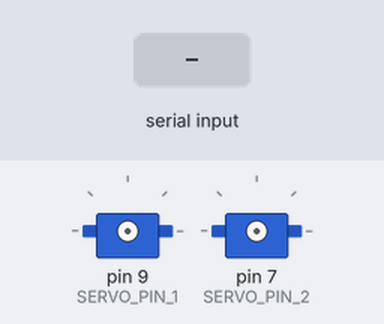
Bench run of a sketch on a simulated Arduino Uno, built with avr-gcc and run on an emulated ATmega328P. Shown: 2 × servo. The test bench sets the inputs (shaded band). What the sketch prints to the serial monitor is not drawn.

Above: at 1.7 s.
1.8 s: "1Nubida" received over the second serial link
At 2.27 s:
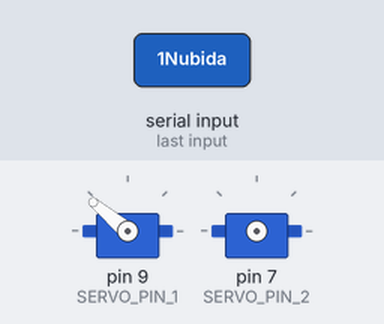
At 2.91 s:
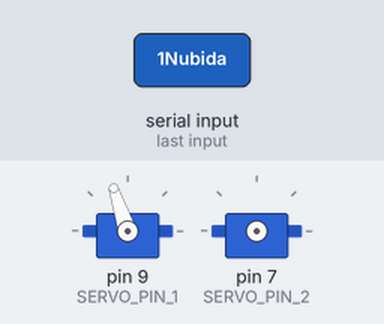
4.8 s: "1NubidaAi" received over the second serial link
At 5.17 s:
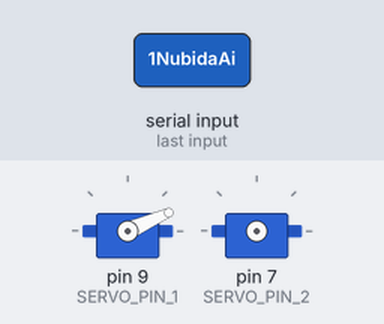
7.8 s: "1" received over the second serial link
9.4 s: "200\n" received over the second serial link
At 10.03 s:
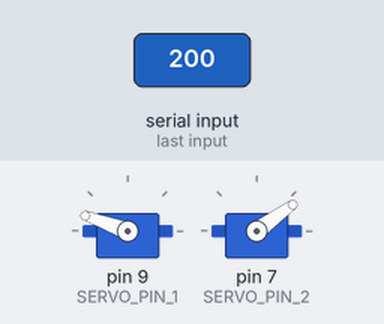
12.4 s: "2" received over the second serial link
15.4 s: "+" received over the second serial link
Timing chart, 0 to 18.0 s (numbered marks = the images above; inputs shaded):
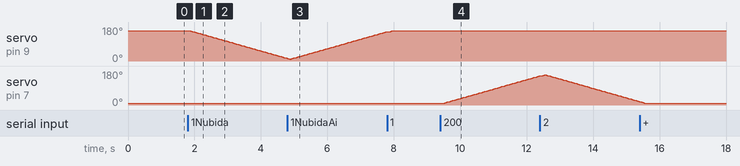

The sketch:

nubida_servo_v7.ino
```cpp
#include "Servo.h"

#include <SoftwareSerial.h>
SoftwareSerial BTSerial(2, 3); //(RX, TX)

/* ═══════════════════════════════════════════════════════════════════
 *  누비다머신 수신 펌웨어 — 2서보 안정판 (v7 · 진단강화판)
 * ───────────────────────────────────────────────────────────────────
 *  [v7 의 목적]  "카메라 값이 안 간다" 의 원인을 **완전히 확정**한다.
 *
 *    v6 까지의 로그는 "뭔가 도착했을 때만" 출력했다.
 *    그래서 데이터가 아예 안 오면 로그가 하나도 안 떠서
 *    "안 오는 건지 / 왔는데 버리는 건지" 구분이 불가능했다.
 *
 *    v7 은 다음을 **무조건** 출력한다.
 *      ① [연결] 상태 변화
 *      ② [RX] 수신 바이트 수 — 매 루프, 값이 늘면 그때마다 출력
 *      ③ [RAW] 실제로 받은 원시 문자열 (제어문자는 \xNN 형태로)
 *      ④ [프레임] 30ms 무수신 = 한 프레임 완료로 보고 확정
 *
 *    ★ 진단 후에는 ②③ 로그를 지우고 v6 로 돌아가도 된다.
 * ═══════════════════════════════════════════════════════════════════ */

#define NB_KEY 0x2F          // nubida-bt.js 의 KEY 와 동일해야 함

#define SERVO_PIN_1   9      // 1NubidaAi → 9번
#define SERVO_PIN_2   7      // 2NubidaAi → 7번
#define STEP_DEG      2      // 한 스텝 각도
#define STEP_MS       40     // 스텝 간격 (ms)

Servo servo1;                // 9번
Servo servo2;                // 7번

bool          scanActive = false;
int           scanWhich  = 0;
int           scanP      = 10;
int           scanDir    = 1;
int           scanPhase  = 0;
int           scanStart  = 10;
int           scanEnd    = 160;
unsigned long scanLast   = 0;

String myString = "";

/* ── [v7] 진단용 ─────────────────────────────────────── */
unsigned long rxTotal     = 0;      // 누적 수신 바이트
unsigned long rxShown     = 0;      // 마지막으로 로그에 찍은 수신 바이트
unsigned long lastRxAt    = 0;      // 마지막 수신 시각
bool          frameDone   = false;  // 프레임 확정 플래그

/* ── HEX 문자 → 값 ─────────────────────────────────────── */
int hexVal(char c) {
  if (c >= '0' && c <= '9') return c - '0';
  if (c >= 'a' && c <= 'f') return c - 'a' + 10;
  if (c >= 'A' && c <= 'F') return c - 'A' + 10;
  return -1;
}

/* ── 난독화 프레임("x...") → 평문 복원 ─────────────────── */
String decodeFrame(String frame) {
  if (frame.length() < 5 || frame.charAt(0) != 'x') return "";

  String hexs = "";
  for (unsigned int i = 1; i < frame.length(); i++) {
    char c = frame.charAt(i);
    if (hexVal(c) >= 0) hexs += c;
  }
  if (hexs.length() < 4) return "";

  if ((hexs.length() % 2) != 0) {
    hexs = hexs.substring(0, hexs.length() - 1);
    if (hexs.length() < 4) return "";
  }

  int seed = (hexVal(hexs.charAt(0)) * 16 + hexVal(hexs.charAt(1))) ^ NB_KEY;
  if (seed == 0) return "";
  String out = "";
  for (unsigned int i = 2; i + 1 < hexs.length(); i += 2) {
    int h1 = hexVal(hexs.charAt(i));
    int h2 = hexVal(hexs.charAt(i + 1));
    if (h1 < 0 || h2 < 0) continue;
    char c = (char)((h1 * 16 + h2) ^ seed);
    if (c != '\0' && c >= 32 && c < 127) out += c;
  }
  out.trim();
  return out;
}

Servo *activeServo() {
  return (scanWhich == 1) ? &servo1 : &servo2;
}

void startScan(int which) {
  scanWhich = which;
  scanActive = true;
  scanLast = millis();
  scanPhase = 0;

  if (which == 1) {
    servo1.attach(SERVO_PIN_1);
    scanP = 160; scanStart = 160; scanEnd = 10; scanDir = -1;
    servo1.write(scanP);
  } else {
    servo2.attach(SERVO_PIN_2);
    scanP = 10; scanStart = 10; scanEnd = 160; scanDir = 1;
    servo2.write(scanP);
  }

  Serial.print("[스캔] 시작 — ");
  Serial.print(which == 1 ? "1NubidaAi (9번, 160→10→160)" : "2NubidaAi (7번, 10→160→10)");
  Serial.print(" / 스텝 ");
  Serial.print(STEP_DEG);
  Serial.print("도, ");
  Serial.print(STEP_MS);
  Serial.println("ms");
}

void stepScan() {
  if (!scanActive) return;
  if (millis() - scanLast < (unsigned long)STEP_MS) return;
  scanLast = millis();

  scanP += scanDir * STEP_DEG;

  if ((scanDir > 0 && scanP >= scanEnd) || (scanDir < 0 && scanP <= scanEnd)) {
    scanP = scanEnd;
    scanDir = -scanDir;
    int tmp = scanStart; scanStart = scanEnd; scanEnd = tmp;
    scanPhase++;

    if (scanPhase >= 2) {
      activeServo()->write(scanP);
      delay(120);
      if (scanWhich == 1) servo1.detach(); else servo2.detach();
      scanActive = false;
      Serial.print("[스캔] 완료 (");
      Serial.print(scanWhich == 1 ? "9번" : "7번");
      Serial.print(", 끝 각도 ");
      Serial.print(scanP);
      Serial.println("도) — 서보 전원 해제");
      return;
    }
  }
  activeServo()->write(scanP);
}

/* ── [v7] 원시 문자열을 안전하게 출력 (\r \n 등은 \xNN) ── */
void printRaw(String s) {
  Serial.print("[RAW] len=");
  Serial.print(s.length());
  Serial.print(" : ");
  for (unsigned int i = 0; i < s.length(); i++) {
    char c = s.charAt(i);
    if (c >= 32 && c < 127) {
      Serial.print(c);
    } else {
      Serial.print("\\x");
      if ((unsigned char)c < 16) Serial.print("0");
      Serial.print((unsigned char)c, HEX);
    }
  }
  Serial.println();
}

void setup() {
  Serial.begin(9600);
  BTSerial.begin(9600);
  delay(300);

  Serial.println(F("=== 누비다머신 수신 (2서보 안정판 v7 · 진단강화) ==="));
  Serial.print(F("[빌드] ")); Serial.print(F(__DATE__)); Serial.print(F(" ")); Serial.println(F(__TIME__));
  Serial.println(F("[기능] 수신바이트 카운터 + RAW 덤프 + 30ms 프레임확정"));
  Serial.println(F("준비 완료 — 1NubidaAi(9번) / 2NubidaAi(7번) 대기"));
  Serial.println(F("[안내] 이 화면에 [RX] 로그가 뜨면 데이터가 오는 것입니다."));
}

void loop() {

  /* ── ① 블루투스 수신 ─────────────────────────────────
   *   [v7] 대기(블로킹) 방식을 버리고, **들어오는 즉시** 버퍼에 쌓는다.
   *        프레임 확정은 "30ms 동안 새 데이터가 없으면" 으로 판단한다.
   *        → 22바이트가 20+2 로 쪼개져 와도 정상적으로 한 덩어리가 된다.
   * ──────────────────────────────────────────────────── */
  while (BTSerial.available()) {
    myString += (char)BTSerial.read();
    rxTotal++;
    lastRxAt = millis();
  }

  /* ── [v7] 수신량 변화 로그 (데이터가 오는지 눈으로 확인) ── */
  if (rxTotal != rxShown) {
    Serial.print("[RX] 총 ");
    Serial.print(rxTotal);
    Serial.println(" 바이트 수신");
    rxShown = rxTotal;
  }

  /* ── [v7] 30ms 무수신 = 프레임 완료로 확정 ───────────── */
  if (myString.length() > 0 && lastRxAt > 0 && (millis() - lastRxAt) > 30) {
    frameDone = true;
  }

  if (frameDone) {
    frameDone = false;

    printRaw(myString);                 // ★ 원시 수신 내용 그대로 출력

    myString.trim();                    // \r \n 제거
    if (!myString.equals("")) {
      String cmd = myString;

      if (cmd.charAt(0) == 'x') {
        String d = decodeFrame(cmd);
        Serial.print("[복호화] ");
        Serial.print(cmd);
        Serial.print("  →  ");
        Serial.println(d);
        cmd = (d.length() > 0) ? d : "";
      }

      bool isBleEvent = (cmd.length() > 0 && cmd.charAt(0) == '+');
      if (isBleEvent) {
        Serial.print("[BLE이벤트] "); Serial.println(cmd);
      }

      if (!isBleEvent && cmd != "") {
        Serial.print("[명령] '");
        Serial.print(cmd);
        Serial.print("'  len=");
        Serial.println(cmd.length());

        bool is1 = (cmd.indexOf("1Nubida") >= 0) || cmd.equals("1NubidaAi");
        bool is2 = (cmd.indexOf("2Nubida") >= 0) || cmd.equals("2NubidaAi");

        if (!is1 && !is2 && cmd.length() >= 1) {
          if (cmd.charAt(0) == '1') { is1 = true; Serial.println("[보정] 앞자리 1만 수신 → 1로 판정"); }
          else if (cmd.charAt(0) == '2') { is2 = true; Serial.println("[보정] 앞자리 2만 수신 → 2로 판정"); }
        }

        if (is1 || is2) {
          if (scanActive) {
            Serial.println("[대기] 스캔 진행 중 — 새 명령 무시");
          } else {
            startScan(is1 ? 1 : 2);
          }
        } else {
          Serial.println("[무시] 알 수 없는 명령");
        }
      }
    }
    myString = "";
  }

  /* ── ② 서보 스캔 1스텝 진행 ────────────────────────── */
  stepScan();

  /* ── ③ PC 시리얼 모니터 입력 → 블루투스 전송 (테스트용) ── */
  while (Serial.available()) {
    BTSerial.write(Serial.read());
  }
}
```

Measured:
- after the input at 1.8 s, servo on pin 9 (SERVO_PIN_1): moves from 160° to 14° over 2.9 s, starting after 0.09 s
- after the input at 9.4 s, servo on pin 7 (SERVO_PIN_2): moves from 10° to 154° over 2.8 s, starting after 0.14 s
